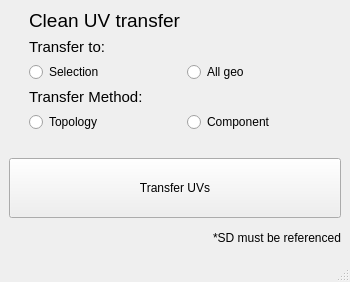
<?xml version="1.0" encoding="UTF-8"?>
<ui version="4.0">
 <class>MKF_CleanUVsTransfer</class>
 <widget class="QMainWindow" name="MKF_CleanUVsTransfer">
  <property name="geometry">
   <rect>
    <x>0</x>
    <y>0</y>
    <width>350</width>
    <height>282</height>
   </rect>
  </property>
  <property name="windowTitle">
   <string>MKF_CleanUVsTransfer</string>
  </property>
  <widget class="QWidget" name="centralwidget">
   <layout class="QVBoxLayout" name="verticalLayout">
    <item>
     <layout class="QHBoxLayout" name="horizontalLayout_2"/>
    </item>
    <item>
     <layout class="QVBoxLayout" name="verticalLayout_2">
      <item>
       <layout class="QGridLayout" name="gridLayout">
        <item row="2" column="3">
         <widget class="QRadioButton" name="rdbtn_grp1_allGeo">
          <property name="text">
           <string>All geo</string>
          </property>
          <attribute name="buttonGroup">
           <string notr="true">grp_transferTo</string>
          </attribute>
         </widget>
        </item>
        <item row="2" column="4">
         <spacer name="horizontalSpacer_2">
          <property name="orientation">
           <enum>Qt::Horizontal</enum>
          </property>
          <property name="sizeType">
           <enum>QSizePolicy::Maximum</enum>
          </property>
          <property name="sizeHint" stdset="0">
           <size>
            <width>20</width>
            <height>20</height>
           </size>
          </property>
         </spacer>
        </item>
        <item row="3" column="1">
         <widget class="QLabel" name="label_2">
          <property name="font">
           <font>
            <pointsize>11</pointsize>
           </font>
          </property>
          <property name="text">
           <string>Transfer Method:</string>
          </property>
         </widget>
        </item>
        <item row="2" column="0">
         <spacer name="horizontalSpacer">
          <property name="orientation">
           <enum>Qt::Horizontal</enum>
          </property>
          <property name="sizeType">
           <enum>QSizePolicy::Maximum</enum>
          </property>
          <property name="sizeHint" stdset="0">
           <size>
            <width>20</width>
            <height>20</height>
           </size>
          </property>
         </spacer>
        </item>
        <item row="1" column="1">
         <widget class="QLabel" name="label_3">
          <property name="font">
           <font>
            <pointsize>11</pointsize>
           </font>
          </property>
          <property name="text">
           <string>Transfer to:</string>
          </property>
         </widget>
        </item>
        <item row="4" column="1">
         <widget class="QRadioButton" name="rdbtn_grp2_topology">
          <property name="font">
           <font>
            <stylestrategy>PreferDefault</stylestrategy>
           </font>
          </property>
          <property name="text">
           <string>Topology</string>
          </property>
          <attribute name="buttonGroup">
           <string notr="true">grp_transferMethod</string>
          </attribute>
         </widget>
        </item>
        <item row="0" column="1">
         <widget class="QLabel" name="label">
          <property name="font">
           <font>
            <pointsize>14</pointsize>
            <weight>50</weight>
            <bold>false</bold>
           </font>
          </property>
          <property name="text">
           <string>Clean UV transfer</string>
          </property>
         </widget>
        </item>
        <item row="2" column="1">
         <widget class="QRadioButton" name="rdbtn_grp1_selection">
          <property name="text">
           <string>Selection</string>
          </property>
          <attribute name="buttonGroup">
           <string notr="true">grp_transferTo</string>
          </attribute>
         </widget>
        </item>
        <item row="4" column="3">
         <widget class="QRadioButton" name="rdbtn_grp1_component">
          <property name="text">
           <string>Component</string>
          </property>
          <property name="checkable">
           <bool>true</bool>
          </property>
          <property name="autoExclusive">
           <bool>true</bool>
          </property>
          <attribute name="buttonGroup">
           <string notr="true">grp_transferMethod</string>
          </attribute>
         </widget>
        </item>
       </layout>
      </item>
     </layout>
    </item>
    <item>
     <spacer name="verticalSpacer">
      <property name="orientation">
       <enum>Qt::Vertical</enum>
      </property>
      <property name="sizeType">
       <enum>QSizePolicy::Maximum</enum>
      </property>
      <property name="sizeHint" stdset="0">
       <size>
        <width>20</width>
        <height>20</height>
       </size>
      </property>
     </spacer>
    </item>
    <item>
     <widget class="QPushButton" name="btn_transferUVs">
      <property name="minimumSize">
       <size>
        <width>0</width>
        <height>60</height>
       </size>
      </property>
      <property name="cursor">
       <cursorShape>ArrowCursor</cursorShape>
      </property>
      <property name="text">
       <string>Transfer UVs</string>
      </property>
      <property name="checkable">
       <bool>false</bool>
      </property>
      <property name="autoExclusive">
       <bool>false</bool>
      </property>
      <property name="flat">
       <bool>false</bool>
      </property>
     </widget>
    </item>
    <item>
     <widget class="QLabel" name="label_4">
      <property name="layoutDirection">
       <enum>Qt::LeftToRight</enum>
      </property>
      <property name="text">
       <string>*SD must be referenced</string>
      </property>
      <property name="alignment">
       <set>Qt::AlignRight|Qt::AlignTrailing|Qt::AlignVCenter</set>
      </property>
     </widget>
    </item>
   </layout>
  </widget>
  <widget class="QMenuBar" name="menubar">
   <property name="geometry">
    <rect>
     <x>0</x>
     <y>0</y>
     <width>350</width>
     <height>21</height>
    </rect>
   </property>
  </widget>
  <widget class="QStatusBar" name="statusbar"/>
 </widget>
 <resources/>
 <connections/>
 <buttongroups>
  <buttongroup name="grp_transferMethod"/>
  <buttongroup name="grp_transferTo"/>
 </buttongroups>
</ui>
